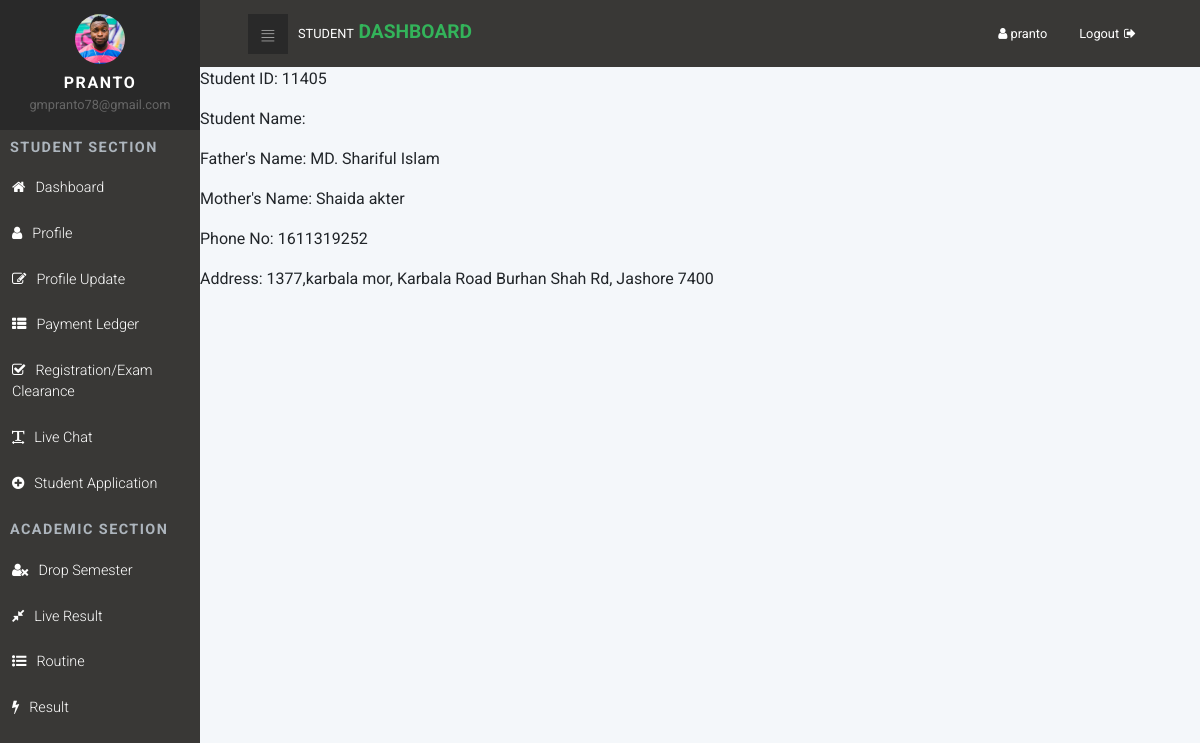
/profile/ (signed in), run on the app's committed database.
### Students_app/models.py (models this page shows, shortened)
class StudentsInfo(models.Model):
    userId = models.OneToOneField(User, on_delete=models.CASCADE, related_name='students_info')
    batchId = models.ForeignKey(BatchInfo, on_delete=models.CASCADE, related_name='batch_info', default=1)
    studentID = models.IntegerField()
    student = models.BooleanField(default=True)
    father_name = models.CharField(max_length=40, blank=True)
    mother_name = models.CharField(max_length=40, blank=True)
    address = models.CharField(max_length=100, blank=True)
    phone = models.IntegerField(blank=True, null=True)
    dateOfBirth = models.DateField(blank=True, null=True)
    gender = models.CharField(max_length=10, blank=True)
    religion = models.CharField(max_length=20, blank=True)
    nationality = models.CharField(max_length=20, blank=True)
    nationalId = models.IntegerField(blank=True, null=True)

### Students_app/views.py (the view)
# urls.py: path('profile/', views.StudentProfile, name='student_profile'),
@login_required(login_url='Students_app:login')
def StudentProfile(request):
    current_user = request.user
    user_id = current_user.id
    user_info = User.objects.get(pk=user_id)
    user_more_info = StudentsInfo.objects.get(userId__pk=user_id)
    return render(request, 'Students_app/student_profile.html',
                  context={'user_info': user_info, 'user_more_info': user_more_info})

### templates/Students_app/student_profile.html
{% extends 'Students_app/student_base.html' %}
{% load static %}
{% block body_block %}
    {% if user.is_authenticated %}
        <p class="">Student ID:
        {{ user_more_info.studentID }}
        </p>
        <p>Student Name: {{ user_info.first_name }} {{ user_info.last_name }}</p>
        <p class="">Father's Name:
        {{ user_more_info.father_name }}
        </p>
        <p class="">Mother's Name:
        {{ user_more_info.mother_name }}
        </p>
        <p class="">Phone No:
        {{ user_more_info.phone }}
        </p>
        <p class="">Address:
        {{ user_more_info.address }}
        </p>
{% endif %}
{% endblock %}

### templates/Students_app/student_base.html (shortened to what this page needs)
{% load static %}
<!DOCTYPE html>
<html>
<head>
  <link rel="stylesheet" href="https://cdn.jsdelivr.net/npm/bootstrap@4.6.0/dist/css/bootstrap.min.css">
  <link rel="stylesheet" href="{% static 'Students_app/vendor/font-awesome/css/font-awesome.min.css'%}">
  <link rel="stylesheet" href="{% static 'Students_app/css/fontastic.css'%}">
  <link rel="stylesheet" href="{% static 'Students_app/css/grasp_mobile_progress_circle-1.0.0.min.css'%}">
  <link rel="stylesheet" href="{% static 'Students_app/vendor/malihu-custom-scrollbar-plugin/jquery.mCustomScrollbar.css'%}">
  <link rel="stylesheet" href="{% static 'Students_app/css/style.default.css'%}" id="theme-stylesheet">
  <link rel="stylesheet" href="{% static 'Students_app/css/custom.css'%}">
    <link rel="stylesheet" href="{% static 'Students_app/css/highcards.css' %}">
</head>
<body>
  <nav class="side-navbar">
      {% if user.is_authenticated %}
    <div class="side-navbar-wrapper">
      <div class="sidenav-header d-flex align-items-center justify-content-center">
        <div class="sidenav-header-inner text-center"><img src="{% static 'Students_app/img/avatar-7.jpg'%}" alt="person"
            class="img-fluid rounded-circle">
          <h2 class="h5">{{ user.username}}</h2><span>{{ user.email }}</span>
        </div>
      </div>
        {% endif %}
      <div class="main-menu">
        <h5 class="sidenav-heading">Student Section</h5>
        <ul id="side-main-menu" class="side-menu list-unstyled">
            {% if user.is_authenticated %}
          <li><a href="{% url 'Students_app:studentdashboard' %}"> <i class="fa fa-home"></i></i>Dashboard </a></li>
          <li><a href="{% url 'Students_app:student_profile' %}"> <i class="fa fa-user"></i>Profile </a></li>
          <li><a href="{% url 'Students_app:StudentProfileUpdate' %}"> <i class="fa fa-pencil-square-o"></i>Profile Update </a></li>
          <li><a href="tables.html"> <i class="fa fa-th-list"></i>Payment Ledger </a></li>
          <li><a href="tables.html"> <i class="fa fa-check-square-o"></i>Registration/Exam Clearance </a></li>
          <li><a href="{% url 'Students_app:chat' %}"> <i class="fa fa-text-width"></i>Live Chat </a></li>
            {% endif %}
          <li><a href="tables.html"> <i class="fa fa-plus-circle"></i>Student Application </a></li>
        </ul>
      </div>
      <div class="admin-menu">
        <h5 class="sidenav-heading">Academic Section</h5>
        <ul id="side-admin-menu" class="side-menu list-unstyled">
            {% if user.is_authenticated %}
          <li><a href="tables.html"> <i class="fa fa-user-times"></i>Drop Semester </a></li>
          <li><a href="tables.html"> <i class="fa fa-compress"></i>Live Result </a></li>
            {% endif %}
          <li><a href="tables.html"> <i class="fa fa-list-ul"></i>Routine </a></li>
          <li><a href="tables.html"> <i class="fa fa-bolt"></i>Result </a></li>
        </ul>
      </div>
    </div>
  </nav>
  <div class="page" >
    <header class="header">
      <nav class="navbar">
        <div class="container-fluid">
          <div class="navbar-holder d-flex align-items-center justify-content-between">
            <div class="navbar-header"><a id="toggle-btn" href="#" class="menu-btn"><i class="icon-bars"> </i></a><a
                href="#" class="navbar-brand">
                <div class="brand-text d-none d-md-inline-block"><span>Student </span><strong
                    class="text-primary"> Dashboard</strong></div>
              </a></div>
            <ul class="nav-menu list-unstyled d-flex flex-md-row align-items-md-center">
                {% if user.is_authenticated %}
                <li class="nav-item"><a href="{% url 'Students_app:studentdashboard' %}" class="nav-link "> <i class="fa fa-user"></i> <span
                    class="d-none d-sm-inline-block">{{ user }}</span></a></li>
              <li class="nav-item"><a href="{% url 'Students_app:logout' %}" class="nav-link logout"> <span
                    class="d-none d-sm-inline-block">Logout</span><i class="fa fa-sign-out"></i></a></li>
                {% else %}
                <li class="nav-item"><a href="{% url 'Students_app:login' %}" class="nav-link Login"><i class="fa fa-sign-in"></i> <span
                    class="d-none d-sm-inline-block">  Login</span></a></li>
                {% endif %}
            </ul>
          </div>
        </div>
      </nav>
    </header>
{% block body_block %}
{% endblock %}
  </div>
</body>
</html>

### static/Students_app/css/style.default.css (style rules this page uses)
a { display: inline-block; text-decoration: none; color: #fff; }
body { overflow-x: hidden; }
i { display: inline-block; }
span { display: inline-block; }
i[class*='icon-'] { -webkit-transform: translateY(4px); transform: translateY(4px); }
.page { position: absolute; top: 0; right: 0; -webkit-transition: width 0.3s linear; transition: width 0.3s linear; width: calc(100% - 200px); background-color: #F4F7FA; min-height: 100vh; padding-bottom: 50px; }
h2 { color: #555; font-weight: 400; }
@media (min-width: 768px) { .container-fluid { padding: 0 3rem; } }
nav.navbar { background: #393836; padding: .8rem 0; }
nav.navbar .container-fluid { width: 100%; }
nav.navbar .navbar-holder { width: 100%; }
nav.navbar a { font-size: .8rem; color: #fff; position: relative; }
nav.navbar a.logout i { margin-left: 5px; }
nav.navbar a.navbar-brand { margin-left: 10px; }
nav.navbar .brand-text { text-transform: uppercase; }
nav.navbar .brand-text strong { font-size: 1.5em; }
nav.navbar .nav-menu { margin-bottom: 0; }
nav.navbar a.menu-btn { width: 40px; height: 40px; line-height: 40px; background: #292929; color: #fff; text-align: center; padding: 0 !important; }
nav.navbar a.menu-btn i[class*='icon-'] { -webkit-transform: translateY(4px); transform: translateY(4px); }
.side-navbar { position: fixed; top: 0; left: 0; width: 200px; height: 100%; width: 200px; text-align: left; background: #393836; color: #fff; z-index: 999; overflow-y: auto; -webkit-transition: all 0.3s; transition: all 0.3s; }
.side-navbar li { position: relative; }
.side-navbar li a { position: relative; font-size: .9rem; font-weight: 300; color: #fff; text-decoration: none; width: 100%; padding: 12px; }
.side-navbar .sidenav-header { background: #292929; padding: 14px; margin-bottom: 10px; }
.side-navbar .sidenav-header img { width: 50px; height: 50px; }
.side-navbar .sidenav-header span { font-size: 0.8em; color: #666; }
.side-navbar .sidenav-header h2 { margin: 10px 0 0; text-transform: uppercase; letter-spacing: .1em; }
.side-navbar .sidenav-heading { font-weight: 700; color: #adb5bd; font-size: .9rem; text-transform: uppercase; letter-spacing: .1em; margin-left: 10px; margin-top: 10px; margin-bottom: 10px; }
.side-navbar span { display: inline-block; }
.side-navbar i { font-size: inherit; margin-right: 10px; }
.navbar { padding: 0.5rem 1rem; }
.navbar-brand { display: inline-block; padding-top: 0.3125rem; padding-bottom: 0.3125rem; margin-right: 1rem; font-size: 1.25rem; }
body { font-family: "Roboto", sans-serif; font-size: 1rem; font-weight: 400; line-height: 1.5; color: #212529; background-color: #fff; }
a { color: #33b35a; text-decoration: none; }
h1, h2, h3, h4, h5, h6, .h1, .h2, .h3, .h4, .h5, .h6 { margin-bottom: 0.5rem; font-family: inherit; font-weight: 700; line-height: 1.1; color: inherit; }
h2, .h2 { font-size: 1.3rem; }
h5, .h5 { font-size: 1rem; }
.text-primary { color: #33b35a !important; }
.nav-link { padding: 0.5rem 1rem; }

### data on the page
StudentsInfo: studentID "11405", father_name "MD. Shariful Islam", mother_name "Shaida akter", phone "1611319252", address "1377,karbala mor, Karbala Road Burhan Shah Rd, Jashore 7400"

### other printed values
{{ user.username }} "PRANTO"
{{ user.email }} "gmpranto78@gmail.com"
{{ user }} "pranto"
